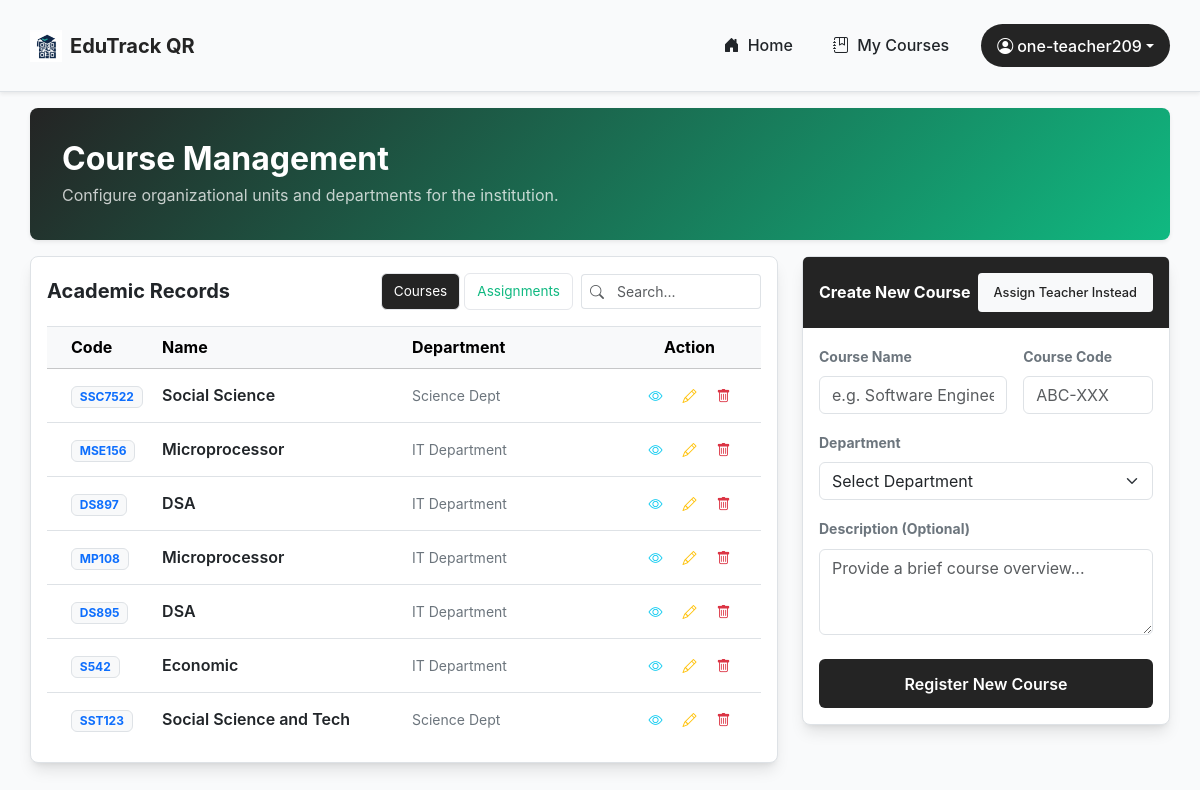
The page /courses/dashboard/ (signed in) on the database its author committed.
### QRA_app/models.py (models this page shows, shortened)
class User(AbstractUser):
    USER_ROLE = (
        ("student", "Student"),
        ("teacher", "Teacher"),
        ("superuser", "Superuser"),
    )
    role = models.CharField(max_length=10, choices=USER_ROLE, default="student")
    profile_picture = models.ImageField(
        upload_to="profile_pictures/", blank=True, null=True
    )
    phone_number = models.CharField(max_length=15, blank=True, null=True)
    address = models.CharField(max_length=200, blank=True, null=True)
    created_at = models.DateTimeField(auto_now_add=True)
    updated_at = models.DateTimeField(auto_now=True)

class CourseModel(models.Model):
    name = models.CharField(max_length=100)
    code = models.CharField(max_length=20, unique=True)
    description = models.TextField(blank=True, null=True)
    department = models.ForeignKey(
        DepartmentModel,
        on_delete=models.CASCADE,
        related_name="courses"
    )
    created_at = models.DateTimeField(auto_now_add=True)
    updated_at = models.DateTimeField(auto_now=True)

class DepartmentModel(models.Model):
    name = models.CharField(max_length=100, unique=True)
    description = models.TextField(blank=True, null=True)
    created_at = models.DateTimeField(auto_now_add=True)
    updated_at = models.DateTimeField(auto_now=True)

### QRA_app/Views/course_view.py (the view)
# urls.py: path("courses/dashboard/", course_view.course_dashboard, name="course_dashboard"),
@teacher_or_superuser_required
def course_dashboard(request):
    courses = CourseModel.objects.select_related("department").all()
    assignments = CourseAssignment.objects.select_related("course", "teacher").all()
    departments = DepartmentModel.objects.all()
    context = {
        "courses": courses,
        "assignments": assignments,
        "departments": departments,
    }
    return render(request, "UI/course/course_dashboard.html", context)

### QRA_app/permission.py (called while the page is built)
def is_teacher_or_superuser(user):
    return user.is_authenticated and (
        user.role == "teacher" or user.is_superuser
    )

### QRA_app/templates/UI/course/course_dashboard.html (shortened to what this page needs)
{% extends 'base.html' %}
{% block main_content %}
<div>
    <div class="row">
        <div class="col-12">
            <div class="card border-0 shadow-sm"
                style="background: linear-gradient(135deg, var(--color-primary) 0%, var(--color-secondary) 100%); color: white;">
                <h2 class="fw-bold mb-1">Course Management</h2>
                <p class="opacity-75 mb-0">Configure organizational units and
                    departments for the institution.</p>
            </div>
        </div>
    </div>
    <div class="row g-4 m-0">
        <div class="col-lg-8 m-0 ps-0">
            {% include 'UI/course/course_list.html' %}
        </div>
        <div class="col-lg-4 m-0 pe-0">
            {% if request.resolver_match.url_name == 'assign_teacher' %}
                {% block assign_teacher_form %}{% endblock %}
            {% else %}
                {% include 'UI/course/addcourse.html' %}
            {% endif %}
        </div>
    </div>
</div>
{% endblock %}

### QRA_app/templates/UI/navbar.html (shortened to what this page needs)
{% load static %}
<nav
  class="navbar navbar-expand-lg navbar-light bg-[var(--color-primary)] border-bottom shadow-sm py-2"
>
  <div class="container">
    <a
      class="navbar-brand d-flex align-items-center fw-bold"
      style="color: var(--color-primary)"
      href="{% if request.user.is_authenticated %}{% if request.user.role == 'superuser' %}{% url 'superuser_dashboard' %} {% elif request.user.role == 'teacher' %} {% url 'teacher_dashboard' %} {% else %} {% url 'student_dashboard' %} {% endif %}{% else %}{% url 'home' %}{% endif %}"
    >
      <img
        src="{% static 'logo/EDUQR.png' %}"
        alt="EduTrack QR Logo"
        width="32"
        height="32"
        class="d-inline-block align-text-top me-2"
      />
      EduTrack QR
    </a>
    <div class="collapse navbar-collapse" id="navbarNav">
      <ul
        class="navbar-nav ms-auto align-items-lg-center align-items-end gap-2"
      >
        {% if request.user.is_authenticated %}
        <li class="nav-item">
          <a
            class="nav-link px-3 fw-medium text-dark"
            href="{% if request.user.role == 'superuser' %}{% url 'superuser_dashboard' %} {% elif request.user.role == 'teacher' %} {% url 'teacher_dashboard' %} {% else %} {% url 'student_dashboard' %} {% endif %}"
          >
            <i class="bi bi-house-door-fill me-1"></i> Home
          </a>
        </li>
        {% if request.user.role == 'superuser' %}
        <li class="nav-item">
          <a
            class="nav-link px-3 fw-medium text-dark"
            href="{% url 'department_dashboard' %}"
          >
            <i class="bi bi-building me-1"></i> Departments
          </a>
        </li>
        <li class="nav-item">
          <a
            class="nav-link px-3 fw-medium text-dark"
            href="{% url 'course_dashboard' %}"
          >
            <i class="bi bi-journal-text me-1"></i> Courses
          </a>
        </li>
        {% elif request.user.role == 'teacher' %}
        <li class="nav-item">
          <a
            class="nav-link px-3 fw-medium text-dark"
            href="{% url 'course_dashboard' %}"
          >
            <i class="bi bi-journal-bookmark me-1"></i> My Courses
          </a>
        </li>
        {% endif %}
        <li class="nav-item dropdown ms-lg-2">
          <a
            class="nav-link dropdown-toggle btn btn-sm px-3 rounded-pill fw-medium d-flex align-items-center"
            href="#"
            style="background-color: var(--color-primary); color: var(--white);"
            id="userDropdown"
            role="button"
            data-bs-toggle="dropdown"
            aria-expanded="false"
          >
            <i class="bi bi-person-circle me-1"></i> {{ request.user.username }}
          </a>
        </li>
        {% endif %}
      </ul>
    </div>
  </div>
</nav>

### QRA_app/templates/UI/course/course_list_content.html (shortened to what this page needs)
<div class="tab-pane fade show active" id="nav-courses" role="tabpanel">
    <div class="table-responsive" style="max-height: 420px; overflow-y: auto;">
        <table class="table table-hover align-middle mb-0 border-top">
            <thead class="table-light sticky-top" style="top: 0; z-index: 10;">
                <tr>
                    <th class="ps-4" style="width: 15%;">Code</th>
                    <th style="width: 35%;">Name</th>
                    <th style="width: 30%;">Department</th>
                    <th class="text-center" style="width: 20%;">Action</th>
                </tr>
            </thead>
            <tbody>
                {% for course in courses %}
                <tr>
                    <td class="ps-4">
                        <span class="badge bg-light text-primary border">{{ course.code }}</span>
                    </td>
                    <td class="fw-semibold text-dark">{{ course.name }}</td>
                    <td class="text-secondary small">{{ course.department.name }}</td>
                    <td class="text-center" style="white-space: nowrap; vertical-align: middle;">
                        <div class="d-inline-flex align-items-center gap-1">
                            <a href="{% url 'course_detail' course.id %}"
                                class="btn btn-sm btn-outline-info p-1 p-md-2"
                                title="View">
                                <i class="bi bi-eye"></i>
                            </a>
                            <a href="{% url 'course_edit' course.id %}"
                                class="btn btn-sm btn-outline-warning p-1 p-md-2"
                                title="Edit">
                                <i class="bi bi-pencil"></i>
                            </a>
                            <form action="{% url 'course_delete' course.id %}"
                                method="post"
                                class="m-0 d-inline">
                                <button type="submit"
                                    class="btn btn-sm btn-outline-danger p-1 p-md-2"
                                    onclick="return confirm('Delete this course?')">
                                    <i class="bi bi-trash"></i>
                                </button>
                            </form>
                        </div>
                    </td>
                </tr>
                {% endfor %}
            </tbody>
        </table>
    </div>
</div>

### static/CSS/index.css (style rules this page uses)
:root { --color-primary: #242424; --color-secondary: #10b981; --color-accent: #f59e0b; --color-danger: #ef4444; --color-success: #10b981; --color-warning: #f59e0b; --color-info: #3b82f6; --bg-color: #f9fafb; --bg-light: #ffffff; --text-dark: #1f2937; --text-muted: #6b7280; --white: #ffffff; --border-color: #e5e7eb; --shadow: 0 1px 3px 0 rgb(0 0 0 / 0.1), 0 1px 2px -1px rgb(0 0 0 / 0.1); --shadow-md: 0 4px 6px -1px rgb(0 0 0 / 0.1), 0 2px 4px -2px rgb(0 0 0 / 0.1); --shadow-lg: 0 10px 15px -3px rgb(0 0 0 / 0.1), 0 4px 6px -4px rgb(0 0 0 / 0.1); --shadow-xl: 0 20px 25px -5px rgb(0 0 0 / 0.1), 0 8px 10px -6px rgb(0 0 0 / 0.1); --radius: 8px; --radius-lg: 12px; }
* { margin: 0; padding: 0; box-sizing: border-box; }
body { font-family: -apple-system, BlinkMacSystemFont, "Segoe UI", "Roboto", "Oxygen", "Ubuntu", "Cantarell", "Fira Sans", "Droid Sans", "Helvetica Neue", sans-serif; background-color: var(--bg-color); color: var(--text-dark); min-height: 100vh; line-height: 1.6; }
.container { max-width: 95% !important; width: 100% !important; margin: 0 auto; padding: 1rem 0; }
.card { background: var(--white); border-radius: var(--radius); padding: 2rem; box-shadow: var(--shadow-lg); border: 1px solid var(--border-color); margin-bottom: 1rem; transition: transform 0.2s ease; }
.btn { display: inline-block; padding: 0.6rem 1.2rem; font-weight: 500; border-radius: 6px; text-decoration: none; transition: all 0.2s ease; cursor: pointer; border: none; text-align: center; }
.text-primary { color: var(--color-primary); }
.text-secondary { color: var(--color-secondary); }
h1, h2, h3 { margin-bottom: 1rem; font-weight: 600; }
a { color: var(--color-primary); text-decoration: none; }

### rows shown on the page
User: user.username "one-teacher209"
CourseModel: code "SSC7522", name "Social Science", department.name "Science Dept"
CourseModel: code "MSE156", name "Microprocessor", department.name "IT Department"
CourseModel: code "DS897", name "DSA", department.name "IT Department"
CourseModel: code "MP108", name "Microprocessor", department.name "IT Department"
CourseModel: code "DS895", name "DSA", department.name "IT Department"
CourseModel: code "S542", name "Economic", department.name "IT Department"
CourseModel: code "SST123", name "Social Science and Tech", department.name "Science Dept"
